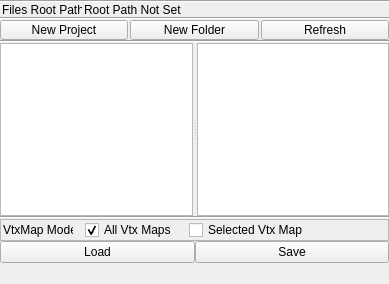
<?xml version="1.0" encoding="UTF-8"?>
<ui version="4.0">
 <class>wgFiles</class>
 <widget class="QWidget" name="wgFiles">
  <property name="geometry">
   <rect>
    <x>0</x>
    <y>0</y>
    <width>389</width>
    <height>284</height>
   </rect>
  </property>
  <property name="windowTitle">
   <string>Files</string>
  </property>
  <layout class="QGridLayout" name="gridLayout">
   <property name="margin">
    <number>0</number>
   </property>
   <property name="spacing">
    <number>0</number>
   </property>
   <item row="2" column="0">
    <widget class="Line" name="line_2">
     <property name="orientation">
      <enum>Qt::Horizontal</enum>
     </property>
    </widget>
   </item>
   <item row="6" column="0">
    <widget class="Line" name="line">
     <property name="orientation">
      <enum>Qt::Horizontal</enum>
     </property>
    </widget>
   </item>
   <item row="4" column="0">
    <widget class="Line" name="line_4">
     <property name="orientation">
      <enum>Qt::Horizontal</enum>
     </property>
    </widget>
   </item>
   <item row="8" column="0">
    <layout class="QHBoxLayout" name="hlEditBtns">
     <item>
      <widget class="QPushButton" name="pbLoad">
       <property name="text">
        <string>Load</string>
       </property>
      </widget>
     </item>
     <item>
      <widget class="QPushButton" name="pbSave">
       <property name="text">
        <string>Save</string>
       </property>
      </widget>
     </item>
    </layout>
   </item>
   <item row="0" column="0">
    <widget class="Line" name="line_3">
     <property name="orientation">
      <enum>Qt::Horizontal</enum>
     </property>
    </widget>
   </item>
   <item row="3" column="0">
    <layout class="QHBoxLayout" name="hlEditRoot">
     <property name="spacing">
      <number>2</number>
     </property>
     <property name="leftMargin">
      <number>0</number>
     </property>
     <property name="topMargin">
      <number>0</number>
     </property>
     <property name="bottomMargin">
      <number>0</number>
     </property>
     <item>
      <widget class="QPushButton" name="pbNewProject">
       <property name="maximumSize">
        <size>
         <width>16777215</width>
         <height>20</height>
        </size>
       </property>
       <property name="text">
        <string>New Project</string>
       </property>
      </widget>
     </item>
     <item>
      <widget class="QPushButton" name="pbNewFolder">
       <property name="maximumSize">
        <size>
         <width>16777215</width>
         <height>20</height>
        </size>
       </property>
       <property name="text">
        <string>New Folder</string>
       </property>
      </widget>
     </item>
     <item>
      <widget class="QPushButton" name="pbRefresh">
       <property name="maximumSize">
        <size>
         <width>16777215</width>
         <height>20</height>
        </size>
       </property>
       <property name="text">
        <string>Refresh</string>
       </property>
      </widget>
     </item>
    </layout>
   </item>
   <item row="1" column="0">
    <layout class="QHBoxLayout" name="hlFilesRootPath">
     <property name="spacing">
      <number>2</number>
     </property>
     <property name="leftMargin">
      <number>2</number>
     </property>
     <property name="rightMargin">
      <number>2</number>
     </property>
     <item>
      <widget class="QLabel" name="lRootPath">
       <property name="minimumSize">
        <size>
         <width>80</width>
         <height>0</height>
        </size>
       </property>
       <property name="maximumSize">
        <size>
         <width>80</width>
         <height>20</height>
        </size>
       </property>
       <property name="text">
        <string>Files Root Path:</string>
       </property>
      </widget>
     </item>
     <item>
      <widget class="QLabel" name="lRootPathVal">
       <property name="text">
        <string>Root Path Not Set</string>
       </property>
      </widget>
     </item>
    </layout>
   </item>
   <item row="5" column="0">
    <widget class="QSplitter" name="splitter">
     <property name="orientation">
      <enum>Qt::Horizontal</enum>
     </property>
     <widget class="QTreeWidget" name="twDir">
      <property name="indentation">
       <number>15</number>
      </property>
      <attribute name="headerVisible">
       <bool>false</bool>
      </attribute>
      <column>
       <property name="text">
        <string notr="true">1</string>
       </property>
      </column>
     </widget>
     <widget class="QTreeWidget" name="twFiles">
      <property name="indentation">
       <number>2</number>
      </property>
      <property name="itemsExpandable">
       <bool>false</bool>
      </property>
      <property name="expandsOnDoubleClick">
       <bool>false</bool>
      </property>
      <attribute name="headerVisible">
       <bool>false</bool>
      </attribute>
      <column>
       <property name="text">
        <string notr="true">1</string>
       </property>
      </column>
     </widget>
    </widget>
   </item>
   <item row="9" column="0">
    <spacer name="verticalSpacer">
     <property name="orientation">
      <enum>Qt::Vertical</enum>
     </property>
     <property name="sizeHint" stdset="0">
      <size>
       <width>20</width>
       <height>40</height>
      </size>
     </property>
    </spacer>
   </item>
   <item row="7" column="0">
    <widget class="QFrame" name="qfVtxMode">
     <property name="maximumSize">
      <size>
       <width>16777215</width>
       <height>24</height>
      </size>
     </property>
     <property name="frameShape">
      <enum>QFrame::StyledPanel</enum>
     </property>
     <layout class="QHBoxLayout" name="hlVtxMode">
      <property name="spacing">
       <number>12</number>
      </property>
      <property name="leftMargin">
       <number>2</number>
      </property>
      <property name="topMargin">
       <number>0</number>
      </property>
      <property name="rightMargin">
       <number>2</number>
      </property>
      <property name="bottomMargin">
       <number>0</number>
      </property>
      <item>
       <widget class="QLabel" name="lVtxMode">
        <property name="minimumSize">
         <size>
          <width>70</width>
          <height>0</height>
         </size>
        </property>
        <property name="maximumSize">
         <size>
          <width>70</width>
          <height>20</height>
         </size>
        </property>
        <property name="text">
         <string>VtxMap Mode: </string>
        </property>
       </widget>
      </item>
      <item>
       <widget class="QCheckBox" name="cbAll">
        <property name="text">
         <string>All Vtx Maps</string>
        </property>
        <property name="checked">
         <bool>true</bool>
        </property>
        <attribute name="buttonGroup">
         <string notr="true">bgVtxMode</string>
        </attribute>
       </widget>
      </item>
      <item>
       <widget class="QCheckBox" name="cbSel">
        <property name="text">
         <string>Selected Vtx Map</string>
        </property>
        <attribute name="buttonGroup">
         <string notr="true">bgVtxMode</string>
        </attribute>
       </widget>
      </item>
      <item>
       <spacer name="horizontalSpacer_3">
        <property name="orientation">
         <enum>Qt::Horizontal</enum>
        </property>
        <property name="sizeHint" stdset="0">
         <size>
          <width>40</width>
          <height>20</height>
         </size>
        </property>
       </spacer>
      </item>
     </layout>
    </widget>
   </item>
  </layout>
 </widget>
 <resources/>
 <connections/>
 <buttongroups>
  <buttongroup name="bgVtxMode"/>
 </buttongroups>
</ui>
